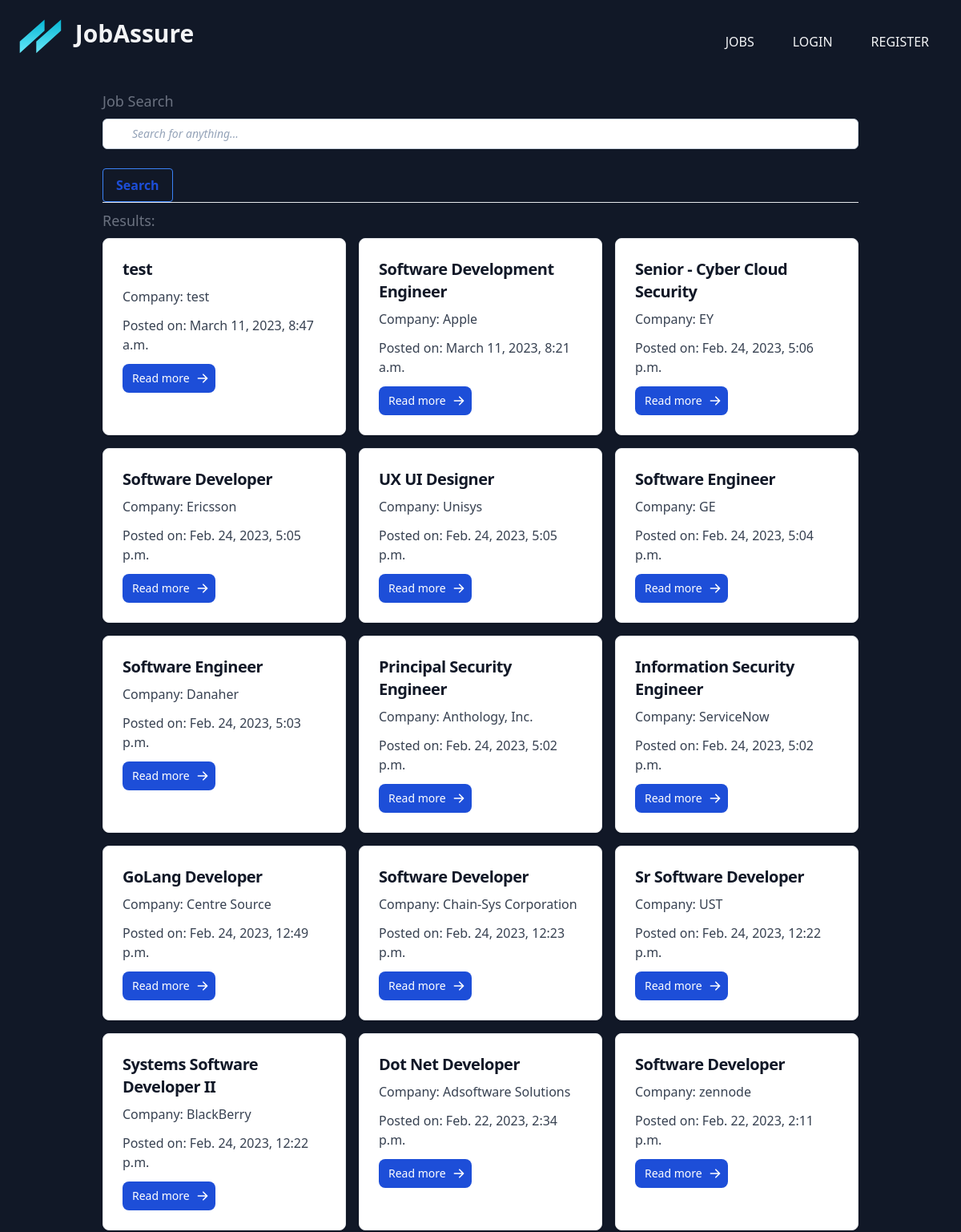
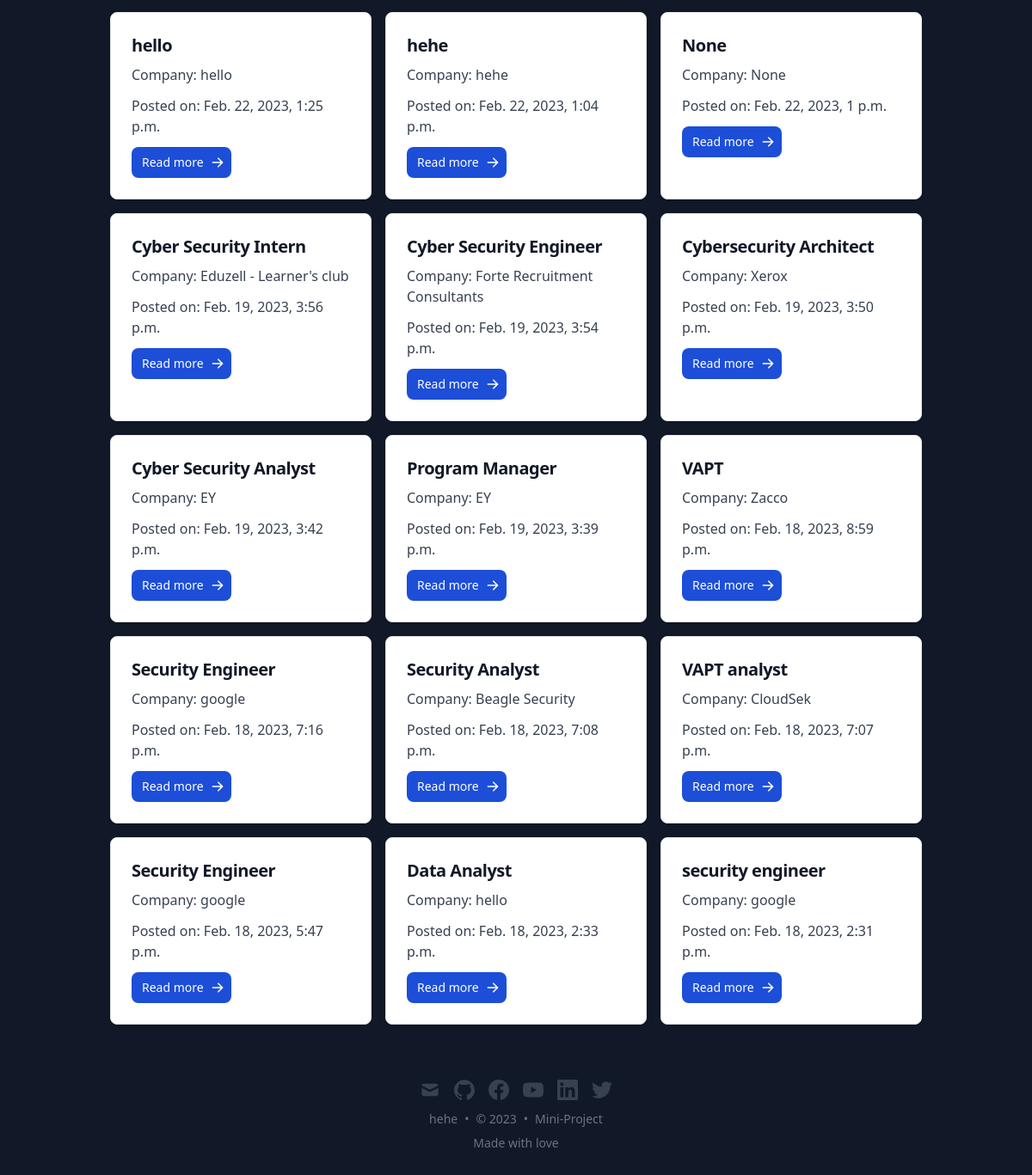
Page /dashboard/search on the committed database (2 pictures, top to bottom).
### dash/models.py (models this page shows)
class JobPost(models.Model):
    JOB_TYPE_CHOICES = (
        ('full_time', 'Full Time'),
        ('part_time', 'Part Time'),
        ('contract', 'Contract'),
        ('internship', 'Internship'),
        ('freelance', 'Freelance'),
    )
    user = models.ForeignKey(User, on_delete=models.CASCADE)
    title = models.CharField(max_length=200)
    company = models.CharField(max_length=200)
    description = models.TextField()
    job_type = models.CharField(max_length=20, choices=JOB_TYPE_CHOICES, default='full_time')
    created_at = models.DateTimeField(auto_now_add=True)

### dash/views.py (the view)
# urls.py: path('/search', views.search_jobs, name='search_jobs'),
def search_jobs(request):
    query = request.GET.get('q')
    if query:
        job_posts = JobPost.objects.filter(
            Q(title__icontains=query) | Q(description__icontains=query) | Q(company__icontains=query)
        ).order_by('-created_at')
    else:
        job_posts = JobPost.objects.all().order_by('-created_at')
    return render(request, 'search_jobs.html', {'job_posts': job_posts})

### dash/templates/search_jobs.html (shortened to what this page needs)
{% extends 'base.html' %}
{% block content %}
  <h1 class="text-lg my-2 leading-7 text-gray-500 dark:text-gray-400">Job Search</h1>
  <form method="GET" action="{% url 'search_jobs' %}">
    <label class="relative block">
      <span class="absolute inset-y-0 left-0 flex items-center pl-2">
        <svg class="h-5 w-5 fill-slate-300" viewBox="0 0 20 20"></svg>
      </span>
      <input type="text" id="query" name="q" value="{{ request.GET.q }}" class="placeholder:italic placeholder:text-slate-400 block bg-white w-full border border-slate-300 rounded-md py-2 pl-9 pr-3 shadow-sm focus:outline-none focus:border-sky-500 focus:ring-sky-500 focus:ring-1 sm:text-sm" placeholder="Search for anything..." type="text" name="search"/>
      <br><button class="bg-transparent hover:bg-blue-500 text-blue-700 font-semibold hover:text-white py-2 px-4 border border-blue-500 hover:border-transparent rounded" type="submit">Search</button>
    </label>
  </form>
  <hr>
  <h2 class="text-lg my-2 leading-7 text-gray-500 dark:text-gray-400">Results:</h2>
  {% if job_posts %}
    <div class="grid grid-cols-1 md:grid-cols-3 gap-4">
      {% for job_post in job_posts %}
        <div class="max-w-sm p-6 bg-white border border-gray-200 rounded-lg shadow dark:bg-gray-800 dark:border-gray-700">
          <a href="#">
            <h3 class="mb-2 text-xl font-bold tracking-tight text-gray-900 dark:text-white">{{ job_post.title }}</h3>
          </a>
          <p class="mb-3 font-normal text-gray-700 dark:text-gray-400">Company: {{ job_post.company }}</p>
          <p class="mb-3 font-normal text-gray-700 dark:text-gray-400">Posted on: {{ job_post.created_at }}</p>
          <a href="{% url 'job_detail' job_id=job_post.pk %}" class="inline-flex items-center px-3 py-2 text-sm font-medium text-center text-white bg-blue-700 rounded-lg hover:bg-blue-800 focus:ring-4 focus:outline-none focus:ring-blue-300 dark:bg-blue-600 dark:hover:bg-blue-700 dark:focus:ring-blue-800">
            Read more
        </a>
        </div>
      {% endfor %}
    </div>
    {% else %}
      <p class="text-lg my-2 leading-7 text-gray-500 dark:text-gray-400">No jobs found.</p>
    {% endif %}
  {% endblock %}

### account/templates/base.html (shortened to what this page needs)
<!doctype html>
<html>
<head>
  <script src="https://cdn.tailwindcss.com"></script>
</head>
<body class="bg-gray-900">
    {% include 'partials/nav.html' %}
    <div class="container mx-auto px-10">
      {% block content %}
      {% endblock content %}
      {% include 'partials/footer.html' %}
    </div>
</body>
</html>

### account/templates/partials/nav.html (shortened to what this page needs)
<nav class="p-6 flex">
    <a class="flex space-x-4" href="/">
        <h1 class="text-3xl text-gray-100 bold"><b>JobAssure</b></h1>
    </a>
    {% if not request.user.is_authenticated %}
<div class="hidden md:flex ml-auto space-x-4">
    <a href="/jobs">
        <button class="p-1 font-medium text-gray-100 sm:p-4 uppercase hover:text-cyan-500">Jobs</button>
    </a>
    <a href="/account/login">
        <button class="p-1 font-medium text-gray-100 sm:p-4 uppercase hover:text-cyan-500">login</button>
    </a>
    <a href="/account/signup">
        <button class="p-1 font-medium  sm:p-4 text-gray-100 uppercase hover:text-cyan-500">register</button>
    </a>
</div>
{% endif %}
</nav>

### account/templates/partials/footer.html (shortened to what this page needs)
<footer class="bottom-0 mx-auto">
    <div class="flex flex-col items-center mt-16">
      <div class="flex mb-3 space-x-4">
        <a
         data-tooltip-target="tooltip-default"
          class="text-sm text-gray-500 transition hover:text-gray-600"
          target="_blank"
          rel="noopener noreferrer"
          href="mailto:akashsebastian.com"
          >
            </a>
          <a
          class="text-sm text-gray-500 transition hover:text-gray-600"
          target="_blank"
          rel="noopener noreferrer"
          href="https://github.com/">
            </a>
            <a
          class="text-sm text-gray-500 transition hover:text-gray-600"
          target="_blank"
          rel="noopener noreferrer"
          href="https://facebook.com"
          >
            </a
        >
        <a
          class="text-sm text-gray-500 transition hover:text-gray-600"
          target="_blank"
          rel="noopener noreferrer"
          href="https://youtube.com"
          >
            </a
        >
        <a
          class="text-sm text-gray-500 transition hover:text-gray-600"
          target="_blank"
          rel="noopener noreferrer"
          href="https://www.linkedin.com/in/"
          >
            </a
        >
        <a
          class="text-sm text-gray-500 transition hover:text-gray-600"
          target="_blank"
          rel="noopener noreferrer"
          href="https://twitter.com/Twitter"
          >
      </a>
      </div>
      <div class="flex mb-2 space-x-2 text-sm text-gray-500 dark:text-gray-400">
        <div>hehe </div>
        <div>•</div>
        <div>© 2023</div>
        <div>•</div>
        <a href="/">Mini-Project</a>
      </div>
      <div class="mb-8 text-sm text-gray-500 dark:text-gray-400">
        <h1>Made with love</h1>
      </div>
    </div>
  </footer>

### rows in the picture
JobPost: title "test", company "test", created_at "March 11, 2023, 8:47 a.m."
JobPost: title "Software Development Engineer", company "Apple", created_at "March 11, 2023, 8:21 a.m."
JobPost: title "Senior - Cyber Cloud Security", company "EY", created_at "Feb. 24, 2023, 5:06 p.m."
JobPost: title "Software Developer", company "Ericsson", created_at "Feb. 24, 2023, 5:05 p.m."
JobPost: title "UX UI Designer", company "Unisys", created_at "Feb. 24, 2023, 5:05 p.m."
JobPost: title "Software Engineer", company "GE", created_at "Feb. 24, 2023, 5:04 p.m."
JobPost: title "Software Engineer", company "Danaher", created_at "Feb. 24, 2023, 5:03 p.m."
JobPost: title "Principal Security Engineer", company "Anthology, Inc.", created_at "Feb. 24, 2023, 5:02 p.m."
JobPost: title "Information Security Engineer", company "ServiceNow", created_at "Feb. 24, 2023, 5:02 p.m."
JobPost: title "GoLang Developer", company "Centre Source", created_at "Feb. 24, 2023, 12:49 p.m."
JobPost: title "Software Developer", company "Chain-Sys Corporation", created_at "Feb. 24, 2023, 12:23 p.m."
JobPost: title "Sr Software Developer", company "UST", created_at "Feb. 24, 2023, 12:22 p.m."
JobPost: title "Systems Software Developer II", company "BlackBerry", created_at "Feb. 24, 2023, 12:22 p.m."
JobPost: title "Dot Net Developer", company "Adsoftware Solutions", created_at "Feb. 22, 2023, 2:34 p.m."
JobPost: title "Software Developer", company "zennode", created_at "Feb. 22, 2023, 2:11 p.m."
JobPost: title "hello", company "hello", created_at "Feb. 22, 2023, 1:25 p.m."
JobPost: title "hehe", company "hehe", created_at "Feb. 22, 2023, 1:04 p.m."
JobPost: title "None", company "None", created_at "Feb. 22, 2023, 1 p.m."
JobPost: title "Cyber Security Intern", company "Eduzell - Learner's club", created_at "Feb. 19, 2023, 3:56 p.m."
JobPost: title "Cyber Security Engineer", company "Forte Recruitment Consultants", created_at "Feb. 19, 2023, 3:54 p.m."
JobPost: title "Cybersecurity Architect", company "Xerox", created_at "Feb. 19, 2023, 3:50 p.m."
JobPost: title "Cyber Security Analyst", company "EY", created_at "Feb. 19, 2023, 3:42 p.m."
JobPost: title "Program Manager", company "EY", created_at "Feb. 19, 2023, 3:39 p.m."
JobPost: title "VAPT", company "Zacco", created_at "Feb. 18, 2023, 8:59 p.m."
JobPost: title "Security Engineer", company "google", created_at "Feb. 18, 2023, 7:16 p.m."
JobPost: title "Security Analyst", company "Beagle Security", created_at "Feb. 18, 2023, 7:08 p.m."
JobPost: title "VAPT analyst", company "CloudSek", created_at "Feb. 18, 2023, 7:07 p.m."
JobPost: title "Security Engineer", company "google", created_at "Feb. 18, 2023, 5:47 p.m."
JobPost: title "Data Analyst", company "hello", created_at "Feb. 18, 2023, 2:33 p.m."
JobPost: title "security engineer", company "google", created_at "Feb. 18, 2023, 2:31 p.m."
